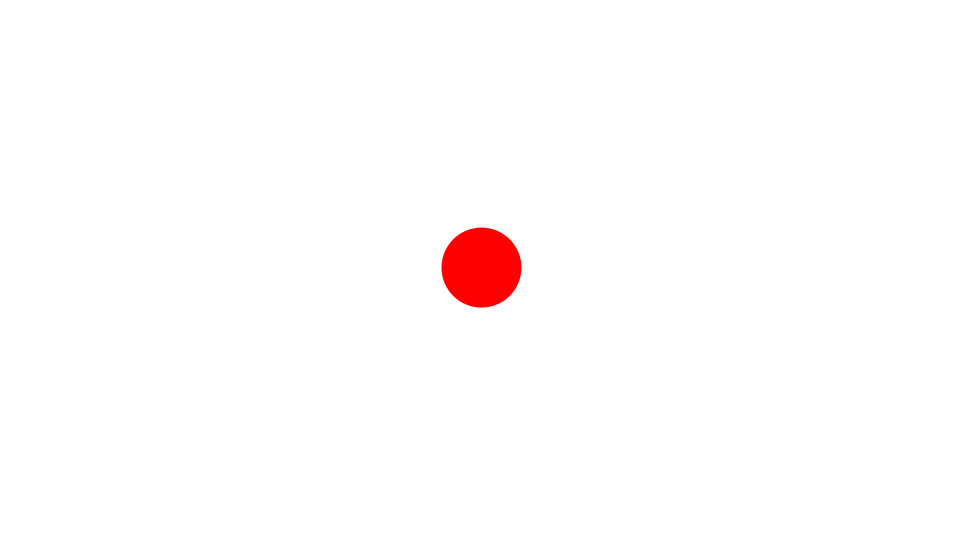
Frame 1 (no input)
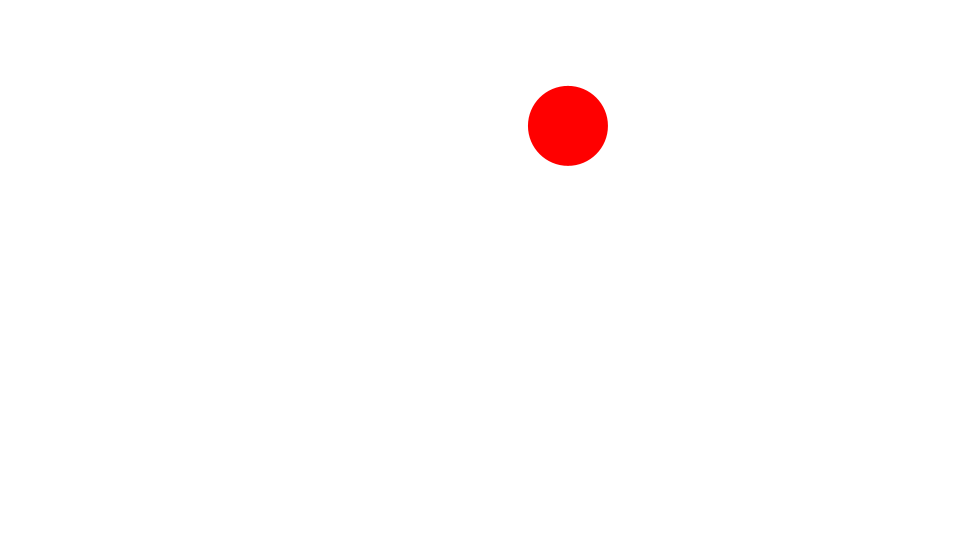
Frame 60 (the mouse pressed at the canvas centre just before this capture)
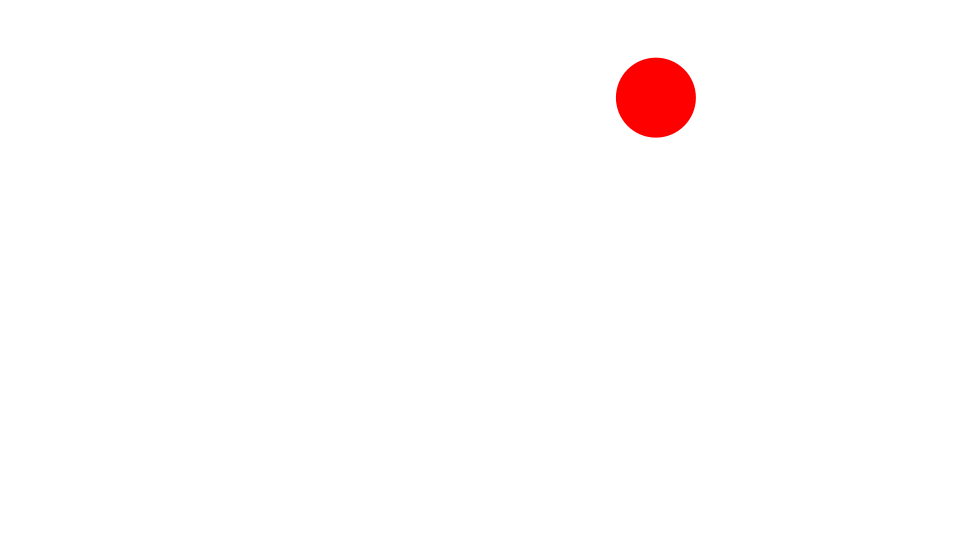
Frame 120 (the mouse held since frame 60 and released just before this capture)

The Processing sketch that drew these frames (run headless with seeded random() and noise(); from frame 60 on, the mouse is pressed at the canvas centre):

// Processing sketch: Bouncing1
// ── Bouncing1.pde
Ball ball;
float vx = 0;
float vy = 0;

void setup() {
  size(960, 540);
  frameRate(30);
  initialize();
}

void initialize() {
  smooth();
  noStroke();
  ball = new Ball();
  ball.x = width/2;
  ball.y = height/2;
  vx = random(10) - 5;
  vy = random(10) - 5;
  ball.radius = 40;
  ball.setFillColor(color(255, 0, 0));
}

void draw() {
  background(255);
  
  ball.x += vx;
  ball.y += vy;

  int left = 0;
  int right = width;
  int top = 0;
  int bottom = height;
  
  if(ball.x + ball.radius > right){
    ball.x = right - ball.radius;
    vx *= -1;
  }else if(ball.x - ball.radius < left){
    ball.x = left + ball.radius;
    vx *= -1;
  }
      
  if(ball.y + ball.radius > bottom){
    ball.y = bottom - ball.radius;
    vy *= -1;
  }else if(ball.y - ball.radius < top){
    ball.y = top + ball.radius;
    vy *= -1;
  }
  
  ball.update();
}

////////////////////////////////

class Ball extends Sprite {
  float radius;
  
  Ball(){
    super();
  }
  
  void draw(){ 
    ellipse(0, 0, radius*2, radius*2);
  }
}

////////////////////////////////

class Sprite {
  float x, y;
  float scaleX, scaleY;
  float width, height;
  float rotation;
  boolean visible;
  color strokeColor;
  color fillColor;
  Boolean isStroke;
  Boolean isFill;
  
  Sprite() {
    x = 0.0;
    y = 0.0;
    scaleX = 1.0;
    scaleY = 1.0;
    rotation = 0.0;
    strokeColor = color(0);
    fillColor = color(0);
    isStroke = false;
    isFill = false;
    visible = true;
  }
  
  void update() {
    if(! visible) return;
    pushMatrix();
    translate(x, y);
    scale(scaleX, scaleY);
    rotate(rotation * PI / 180.0);
    if(isStroke) stroke(strokeColor);
    if(isFill) fill(fillColor);
    draw();
    popMatrix();
  }
  
  void setStrokeColor(color strokeColor) {
    this.strokeColor = strokeColor;
    isStroke = true;
  }
  
  void setFillColor(color fillColor) {
    this.fillColor = fillColor;
    isFill = true;
  }
  
  void draw() {}
}
